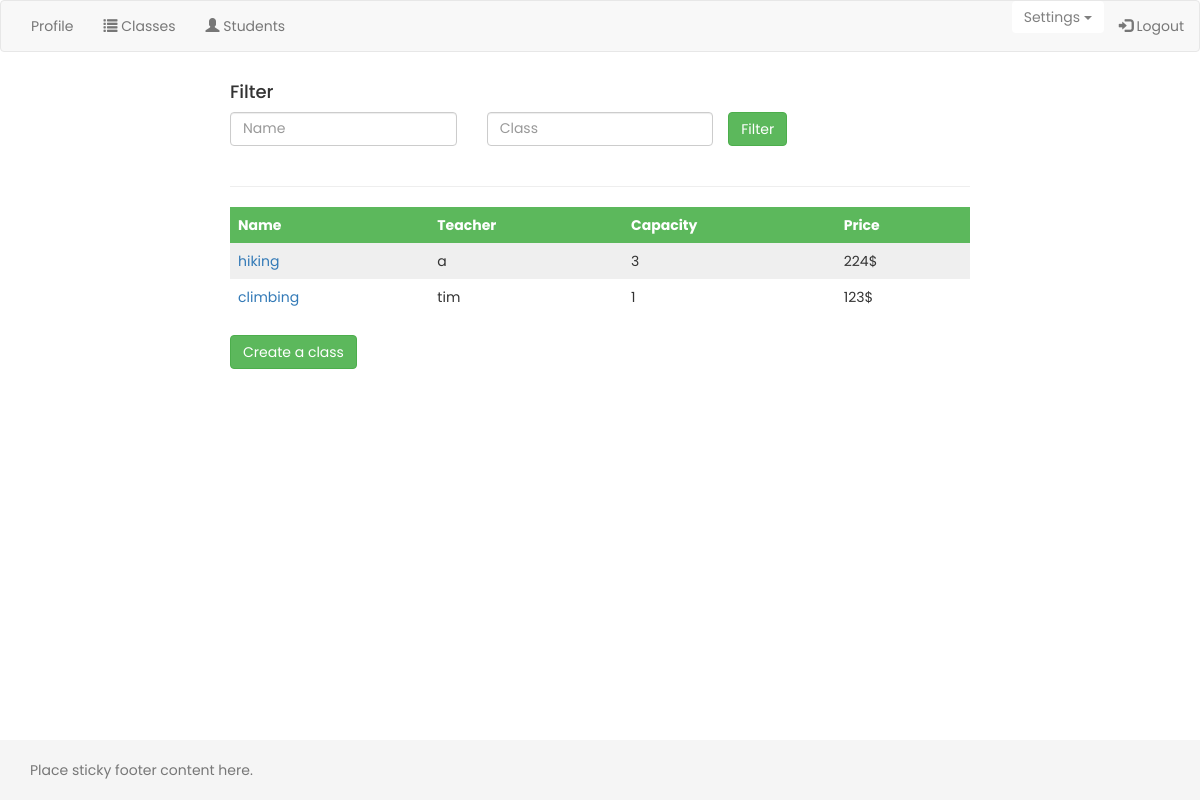
The page /manager/class_list (signed in) on the database its author committed.
### manager/models.py (models this page shows, shortened)
class Class(models.Model):
    user = models.ForeignKey(User, default=1)
    organisation_name = models.CharField(max_length=200, default='unset')
    name = models.CharField(max_length=50)
    teacher = models.CharField(max_length=20)
    start_time = models.TimeField(null=True, blank=True)
    end_time = models.TimeField(null=True, blank=True)
    start_date = models.DateField(null=True, blank=True)
    end_date = models.DateField(null=True, blank=True)
    capacity = models.IntegerField(default=10)
    description = models.CharField(max_length = 800)
    price = models.IntegerField(null=True, blank=True)
    total_classes = models.IntegerField(null=True, blank=True)
    image = CloudinaryField('image')
    address = models.CharField(max_length = 100)
    phone_number = models.IntegerField(null=True, blank=True);
    monday = models.BooleanField(default= False)
    tuesday = models.BooleanField(default= False)
    wednesday = models.BooleanField(default= False)
    thursday = models.BooleanField(default= False)
    friday = models.BooleanField(default= False)
    saturday = models.BooleanField(default= False)
    sunday = models.BooleanField(default= False)

### manager/views.py (the view)
# urls.py: url(r'^(?P<organisation>\w{1,50})/class_list/$', views.classList, name='class_list'),
@login_required(login_url='/manager/staff_login/')
def classList(request):
    classes = Class.objects.filter(organisation_name = request.user)
    context={
        'classes':classes
    }
    return render(request, 'class/class_list.html', context)

### manager/templates/class/class_list.html
{% extends "profile.html" %}
{% block content%}
<div class='container-fluid'>
 <div class="row">
    <div class="col-sm-12 col-md-12  ui-widget">
      <h4>Filter</h4>
    </div>
    <form action="/manager/student_list/" method="get">
    <div class="col-sm-4 col-md-4  ui-widget">
      <input id="name"  class="form-control" name="name" placeholder="Name" >
    </div>
    <div class="col-sm-4 col-md-4 ui-widget">
      <input id="course"  class="form-control" name='course' type="text" size="50" placeholder="Class">
    </div>
    <br>
    <input type="submit" class="btn btn-success"  value="Filter">
    </form>
  </div>
 <br>
 <hr>
 <table>
    <tr class='table-title-green'>
      <th>Name</th>
      <th>Teacher</th>
      <th>Capacity</th>
      <th>Price</th>
    </tr>
    {% for class in classes %}
    <tr>
      <td><a href="/manager/class_detail/{{class.id}}">{{ class.name }}</a></td>
      <td>{{ class.teacher }}</td>
      <td>{{ class.capacity }}</td>
      <td>{{ class.price }}$</td>
    </tr>
    {% endfor %}
    </table>
    <br>
    <div>
      <button type="submit" class="btn btn-success" onclick="location.href='/manager/create_class/'">Create a class </button>
    </div>
 </div>
{% endblock %}

### manager/templates/base.html (style rules this page uses)
a:link, a:visited { text-decoration: none; }
html { position: relative; min-height: 100%; }
body { margin-bottom: 60px; font-family: 'Poppins', sans-serif; }
table { border-collapse: collapse; width:100%; }
.table-title-green { background-color: #5cb85c; color: white; }
td, th { text-align: left; padding: 8px; }
tr:nth-child(even) { background-color: #efefef; }

### rows shown on the page
Class: name "hiking", teacher "a", capacity "3", price "224"
Class: name "climbing", teacher "tim", capacity "1", price "123"
